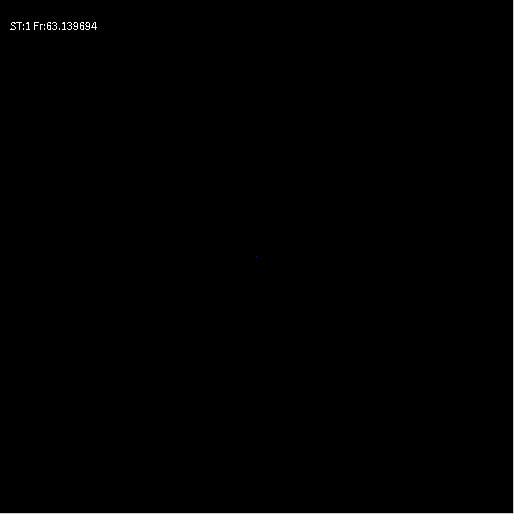
Frame 1 (no input)
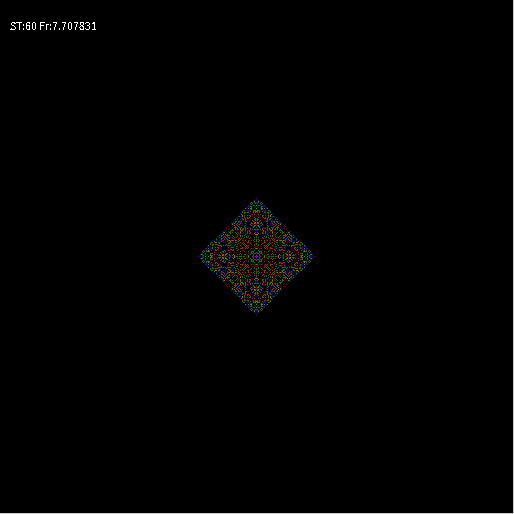
Frame 60 (the mouse pressed at the canvas centre just before this capture)
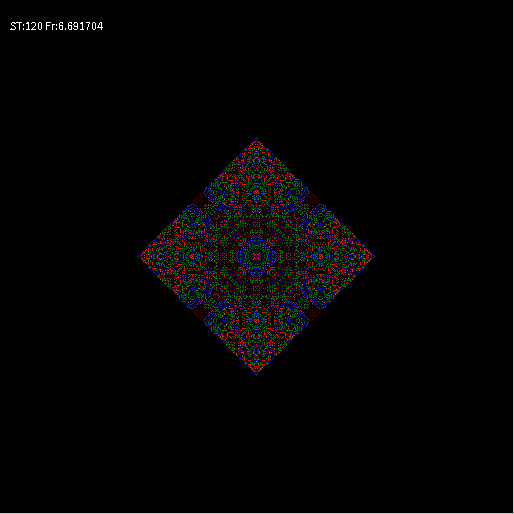
Frame 120 (the mouse held since frame 60 and released just before this capture)

The Processing sketch that drew these frames (run headless with seeded random() and noise(); from frame 60 on, the mouse is pressed at the canvas centre):

// Processing sketch: prac_dom_20161203_Automat_komorkowy2
// ── prac_dom_20161203_Automat_komorkowy2.pde
//Dwuwymiarowy, DETERMINISTYCZNY automat komórkowy - reguła zsumuj z sąsiadami i zrób modulo
//zasiewamy tablicę na początku z zadaną gęstością lub pojedynczą komórką
//Do 16 różnych kolorów
//////////////////////////////////////////////////////////////////////////////////////////////////

int WorldSize=513; //ile chcemy elementów w linii
int[][] WorldOld=new int[WorldSize][WorldSize];//tworzenie tablic w Processingu zawsze
int[][] WorldNew=new int[WorldSize][WorldSize];
int Div=16; //jaki dzielnik w regule automatu (ilość kolorów)
float IDens=0.0; //początkowa gęstość tablicy


void setup()
{
  size(514,514); //okno kwadratowe
  noSmooth();
  if(IDens>0)
  {
    for(int i=0;i<WorldOld.length;i++) //zasiewanie tablicy
      for (int j=0;j<WorldOld.length;j++)
      if(random(1.0)<IDens)
      WorldOld[i][j]=int(random(3));
  }
  else
  {
    WorldOld[WorldSize/2][WorldSize/2]=1;
  }
  frameRate(30);
}

int t=0;
void draw()
{
  for (int i=0;i<WorldSize;i++) //wizualizacja czyli "rysowanie na ekranie"
  for (int j=0;j<WorldSize;j++)
  {
    switch(WorldOld[i][j]){ //instrukcja wyboru pozwala nam wybrać dowolny kolor w zalezności
    case 15:stroke(0,0,16);break;
    case 14:stroke(0,16,0);break;
    case 13:stroke(16,0,0);break;
    case 12:stroke(0,0,32);break;
    case 11:stroke(32,0,0);break;
    case 10:stroke(0,32,0);break;
    case 9:stroke(0,0,64);break;
    case 8:stroke(64,0,0);break;
    case 7:stroke(0,64,0);break;
    case 6:stroke(0,0,128);break;
    case 5:stroke(128,0,0);break;
    case 4:stroke(0,128,0);break;
    case 3:stroke(128,128,0);break;
    case 2:stroke(255,0,0);break;
    case 1:stroke(0,0,255);break;
    case 0:stroke(0,0,0);break;
    default: stroke(0,255,0); //to się pojawić nie powinno
    break;
    }
    
    point (i,j);
  }
  //zmiana stanu automatu
  for(int i=0;i<WorldSize;i++) //reguła - zsumuj z sąsiadami i weż modulo
  {
      //zamiast ignorować brzegi można zrobić liczneie indeksów sąsiadów z zawijaniem
      int right = (i+1) %WorldSize;
      int left = (WorldSize+i-1) % WorldSize;
    
      for(int j=0;j<WorldSize;j++)
      {
        int dw=(j+1) % WorldSize;
        int up=(WorldSize+j-1) % WorldSize;
        int ile = WorldOld[i][j]
                +WorldOld[left][j]
                +WorldOld[right][j]
                +WorldOld[i][up]
                +WorldOld[i][dw]
                ;//suma pięciu brana potem modulo 3
        WorldNew[i][j]=ile % Div; //nowy stan zapisujemy na drugą tablicę
      }
  }

  //zamiana tablic
  int[][] WorldTmp=WorldOld;
  WorldOld=WorldNew;
  WorldNew=WorldTmp;

  t++;//kolejne pokolenie/krok/krok
  fill(255);
  text("ST:"+t+" Fr:"+frameRate,10,30);
}

//////////////////////////////////////////////////////////////////////////////////
// Autor: Wojciech T. Borkowski
// Materiały do podręcznika "Processing w edukacji i symulacji
// https://github.com/borkowsk/sym4processing/tree/master/ProcessingWEdukacji
//////////////////////////////////////////////////////////////////////////////////
